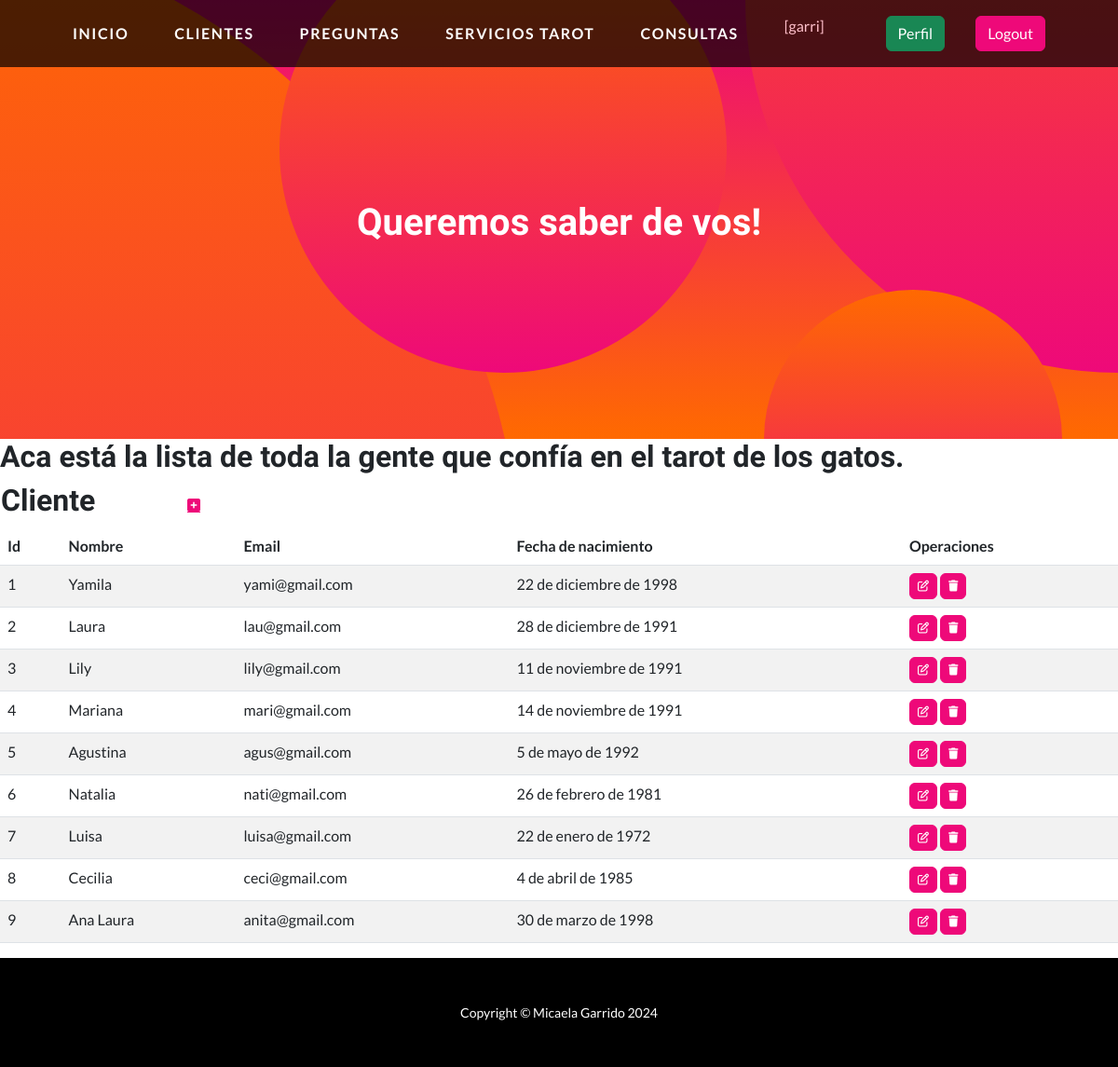
The app's page /cliente/ (signed in) with its own data.
### consultas/models.py (models this page shows, shortened)
class Cliente(models.Model):
    nombre = models.CharField(max_length=100)
    email = models.EmailField()
    fecha_nacimiento = models.DateField(default=datetime.date.today)

### consultas/views.py (the view)
# urls.py: path('cliente/', cliente, name="cliente"),
@login_required
def cliente(request):
    clientes = Cliente.objects.all().order_by("id")
    return render(request, 'aplicacion/cliente.html', {'cliente': clientes})

### consultas/templates/aplicacion/cliente.html
{% extends "aplicacion/index.html" %}
{% block titulo %}
<h1 class="mb-5">Queremos saber de vos!</h1>
{% endblock titulo %}
{% block contenido %}
<h2>Aca está la lista de toda la gente que confía en el tarot de los gatos.</h2>
<table>
    <tr>
        <td width="200"><h2>Cliente</h2></td>
        <td>
            <a
            href="{% url 'cliente_create' %}"
            <i class="fa-solid fa-square-plus"></i>
            </a>
        </td>
    </tr>
</table>
<table class="table table-striped">
    <thead>
        <tr>
            <th>Id</th>
            <th>Nombre</th>
            <th>Email</th>
            <th>Fecha de nacimiento</th>
            <th>Operaciones</th>
        </tr>
    </thead>
    <tbody>
    {% for c in cliente %}
        <tr>
            <td>{{ c.id }}</td>
            <td>{{ c.nombre }}</td>
            <td>{{ c.email }}</td>
            <td>{{ c.fecha_nacimiento }}</td>
            <td>
                <a
                  href="{% url 'cliente_update' c.id %}"
                  class="btn btn-primary"
                  style="--bs-btn-padding-y: .25rem; --bs-btn-padding-x: .5rem; --bs-btn-font-size: .75rem;"
                  ><i class="fa-regular fa-pen-to-square" title="Edit Record"></i>
                </a>
                <a
                href="{% url 'cliente_delete' c.id %}"
                class="btn btn-primary"
                style="--bs-btn-padding-y: .25rem; --bs-btn-padding-x: .5rem; --bs-btn-font-size: .75rem;"
                ><i class="fa-solid fa-trash" title="Delete Record"></i>
                </a>
            </td>
        </tr>
    {% endfor %}
    </tbody>
</table>
{% endblock contenido %}

### consultas/templates/aplicacion/index.html (shortened to what this page needs)
<!DOCTYPE html>
<html lang="en">
    <head>
        {% load static %}
        <link href="{% static 'css/styles.css' %}" rel="stylesheet" />
        <link rel="stylesheet" href="https://cdnjs.cloudflare.com/ajax/libs/font-awesome/6.5.1/css/all.min.css"
    </head>
    <body id="page-top">
        <nav class="navbar navbar-expand-lg navbar-dark navbar-custom fixed-top">
            <div class="container px-5">
                <a class="navbar-brand" href="{% url 'home' %}">Inicio</a>
                {% if  user.is_authenticated %}
                    <a class="navbar-brand" href="{% url 'cliente' %}">Clientes</a>
                    <a class="navbar-brand" href="{% url 'pregunta'%}">Preguntas</a>
                    <a class="navbar-brand" href="{% url 'serviciotarot'%}">Servicios Tarot</a>
                    <a class="navbar-brand" href="{% url 'consulta'%}">Consultas</a>
                    <p style="color:pink">[{{user.username}}]</p>
                    <a class="btn btn-success" href="{% url 'perfil' %}">Perfil</a>
                    <a class="btn btn-primary" href="{% url 'logout' %}">Logout</a>
                {% else %}
                    <a class="btn btn-primary" href="{% url 'login' %}">Login</a>
                    <a class="btn btn-success" href="{% url 'registrar' %}">Registrarse</a>
                {% endif %}
                </div>
        </nav>
        <header class="masthead text-center text-white">
            <div class="masthead-content">
                <div class="container px-5">
                    {% block titulo %}{% endblock titulo %}
                </div>
            </div>
            <div class="bg-circle-1 bg-circle"></div>
            <div class="bg-circle-2 bg-circle"></div>
            <div class="bg-circle-3 bg-circle"></div>
            <div class="bg-circle-4 bg-circle"></div>
        </header>
    {% block contenido %}{% endblock contenido %}
    <footer class="py-5 bg-black">
        <div class="container px-5">
            <p class="m-0 text-center text-white small">Copyright &copy; Micaela Garrido 2024</p>
        </div>
    </footer>
</body>
</html>

### records on screen
Cliente: id "1", nombre "Yamila", email "yami@gmail.com", fecha_nacimiento "22 de diciembre de 1998"
Cliente: id "2", nombre "Laura", email "lau@gmail.com", fecha_nacimiento "28 de diciembre de 1991"
Cliente: id "3", nombre "Lily", email "lily@gmail.com", fecha_nacimiento "11 de noviembre de 1991"
Cliente: id "4", nombre "Mariana", email "mari@gmail.com", fecha_nacimiento "14 de noviembre de 1991"
Cliente: id "5", nombre "Agustina", email "agus@gmail.com", fecha_nacimiento "5 de mayo de 1992"
Cliente: id "6", nombre "Natalia", email "nati@gmail.com", fecha_nacimiento "26 de febrero de 1981"
Cliente: id "7", nombre "Luisa", email "luisa@gmail.com", fecha_nacimiento "22 de enero de 1972"
Cliente: id "8", nombre "Cecilia", email "ceci@gmail.com", fecha_nacimiento "4 de abril de 1985"
Cliente: id "9", nombre "Ana Laura", email "anita@gmail.com", fecha_nacimiento "30 de marzo de 1998"

### other values on screen
{{ user.username }} "garri"
